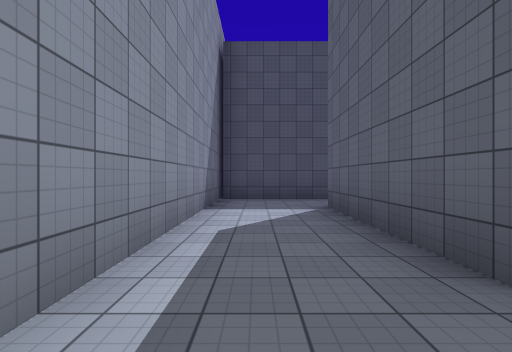
View 1 (above)

12 first-person views from a walk through a Unity game level. The camera is 1.4 m above the floor, looks level and sees 85° across. The floor is counted in squares, 2.61 m on a side. Each view is taken from the middle of a square. On the plan, view 1 faces up. The plan holds only what a view shows up to about 9 squares ahead; the rest is blank. The place goes on beyond the plan. The player character is not drawn. Surface patterns are stand-ins for the level's own textures.

View 2
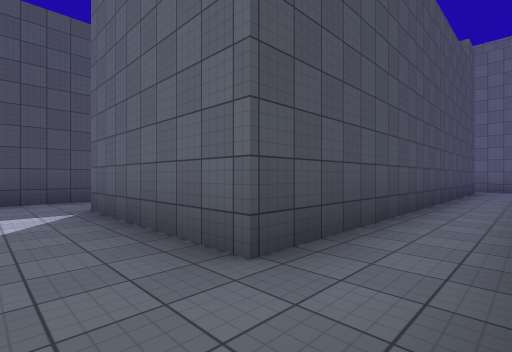

View 3
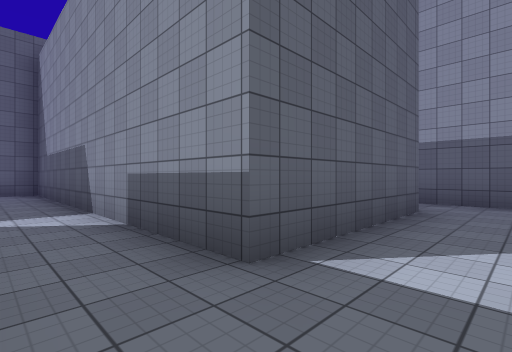

View 4
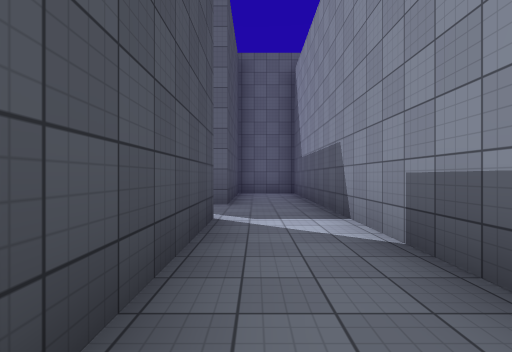

View 5
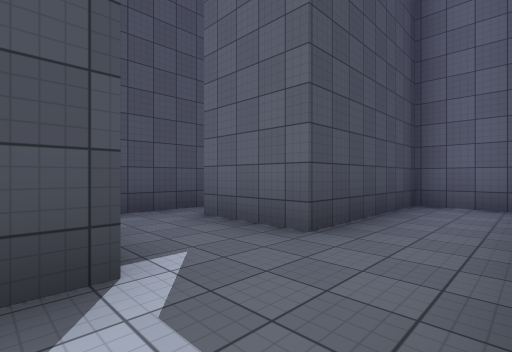

View 6
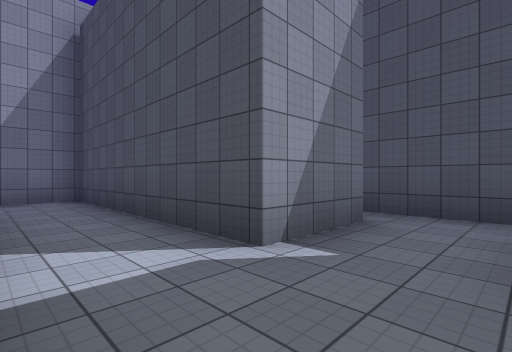

View 7
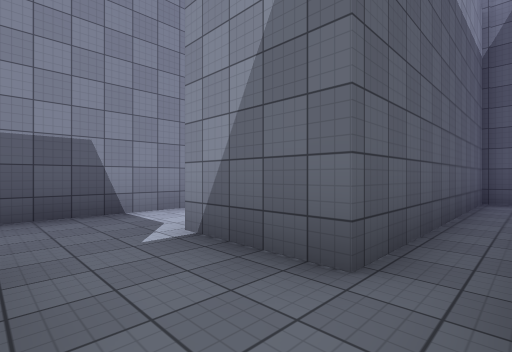

View 8
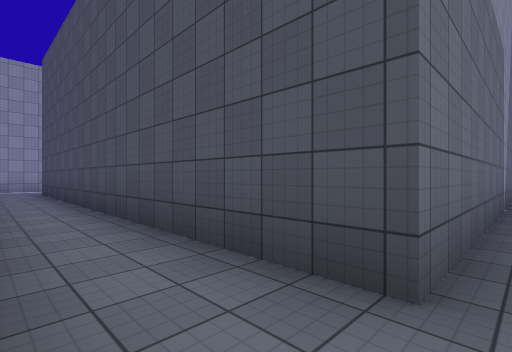

View 9
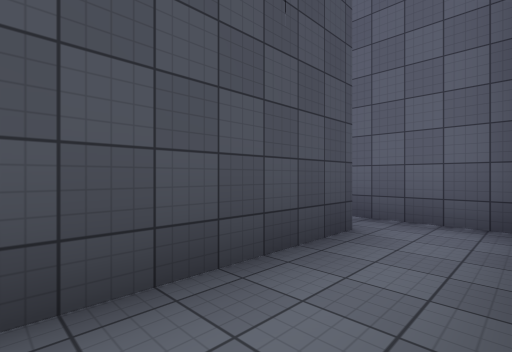

View 10
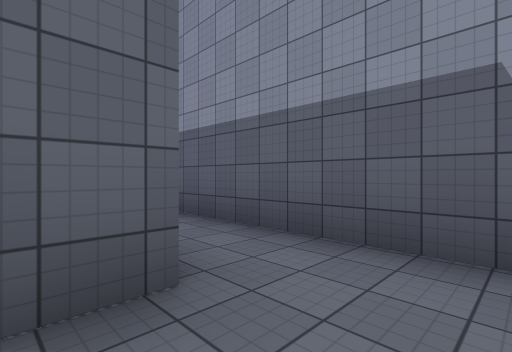

View 11
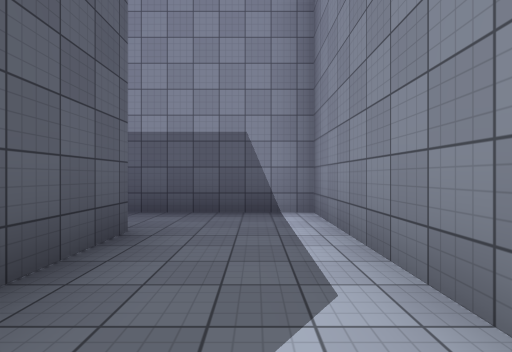

View 12
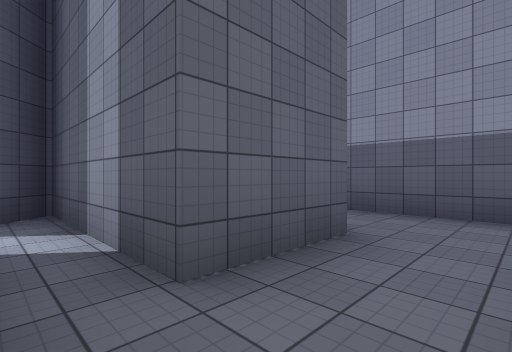

### Floor plan
Points are (right, up) in squares from view 1. A wall is a line through its corners. A room is listed if a view was taken in it or the views show most of it. See-through windows are left out.
Room 1 (views 1, 2, 3, 4, 5, 6, 8, 9, 10, 11)
walls: (4.5, 6.5) (-0.8, 6.5) (-0.8, -0.1) (3.8, -0.1); (11.5, 0.1) (11.5, 1.8); (10.7, 6.4) (10.7, 1.3) (1.2, 1.3) (1.2, 4.8) (9.6, 4.8) (9.6, 6.5) (6.3, 6.5)
ways out: opening at (5.5, 7.5) to room 2; opening at (11, 6)
Room 2 (views 7, 12)
walls: (6.9, 9.1) (4.1, 9.1); (6.3, 6.5) (6.3, 8.3) (7.5, 8.3); (-0.8, 8.8) (-0.8, 8.3) (4.5, 8.3) (4.5, 6.5)
ways out: opening at (5.5, 7.5) to room 1; opening at (7, 9)

Where each view was taken, in squares from view 1:
view 1: 0 up, 0 right, facing up
view 2: 0 up, 0 right, facing up-right
view 3: 6 up, 0 right, facing down-right
view 4: 6 up, 1 right, facing right
view 5: 5 up, 4 right, facing up-right
view 6: 5 up, 6 right, facing up-left
view 7: 9 up, 6 right, facing down-left
view 8: 0 up, 11 right, facing up-left
view 9: 0 up, 8 right, facing up-right
view 10: 2 up, 0 right, facing down-right
view 11: 4 up, 0 right, facing down
view 12: 9 up, 5 right, facing down-right
